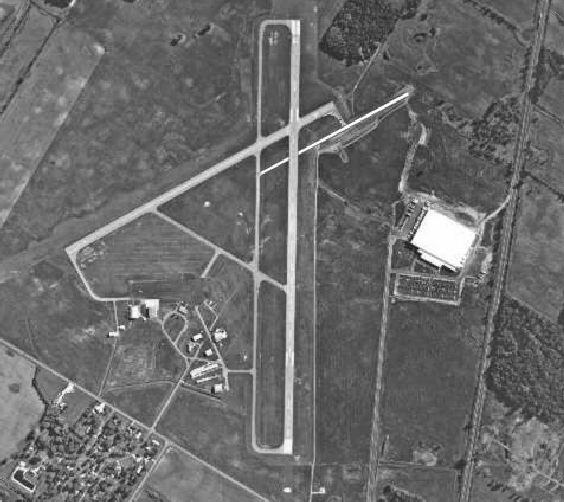
#> input picture week7/airport.tif, 564 x 502 px, found by its file name
$ jupyter execute hw07.ipynb
#> lines starting #> are read from the running program, lines starting #| are printed output that depends on the picture; after the words box and inside, x2 and y2 are one past the last pixel; in counts of white or black regions, pixels touching at a corner belong together
[cell 1]
import imageio
import numpy as np
from skimage.feature import canny
import matplotlib.pyplot as plt
plt.rcParams['figure.figsize'] = (10.0, 10.0)

[cell 2]
airport = imageio.imread("week7/airport.tif")
#> airport is the input picture: shape (502, 564); min 19, max 255, mean 106.4

[cell 3]
cannied = canny(airport, sigma=2, low_threshold=1, high_threshold=200)
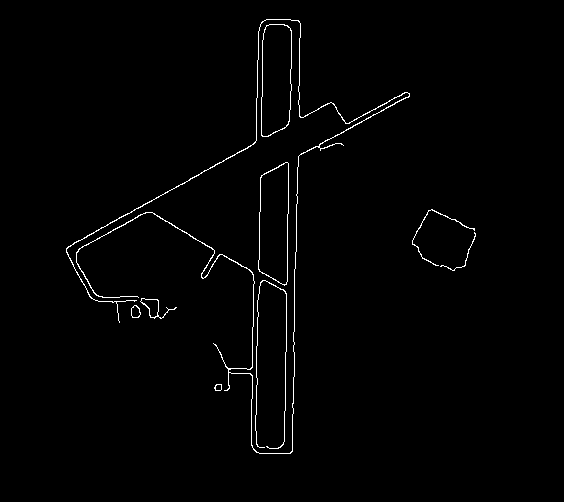
#> cannied: shape (502, 564) bool; 1.2% white in thin lines or dots, all inside (x1, y1, x2, y2) = (66, 19, 476, 454)

[cell 4]
plt.imshow(cannied, cmap="gray")

[cell 5]
from skimage.transform import hough_line, hough_line_peaks

[cell 6]
lines, angles, d = hough_line(cannied)
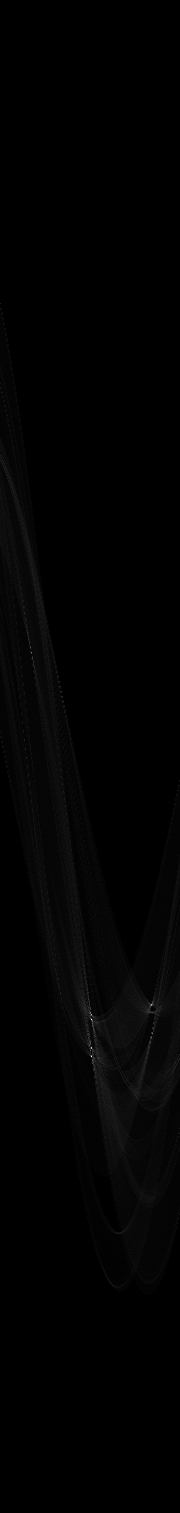
#> lines: shape (1513, 180) uint64; min 0, max 249, mean 2.2
#> angles = 180 values from -1.57 to 1.55; d = 1513 values from -756 to 756

[cell 7]
lines[1].shape
#> Out = (180,)

[cell 8]
plt.figure(figsize=(10, 10))
plt.imshow(np.log(lines), cmap="gray")
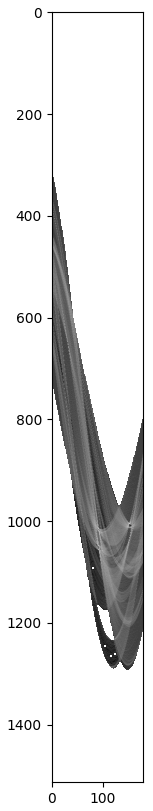
#> figure drawn by matplotlib, 1 panel

[cell 9]
peaks = hough_line_peaks(lines, angles, d, num_peaks=3)
#> peaks = ([249, 247, 177], [0.0175, 0.0175, 1.06], [300, 263, 248])

[cell 10]
peaks
#> Out has the same summary as peaks

[cell 11]
origin = np.array((0, airport.shape[1]))
#> origin = [0, 564]
for _, angle, dist in zip(*hough_line_peaks(lines, angles, d, num_peaks=3)):
    y0, y1 = (dist - origin * np.cos(angle)) / np.sin(angle)
    plt.plot(origin, (y0, y1), '-r')
    plt.imshow(airport, cmap="gray")
    plt.xlim(origin)
    plt.ylim((airport.shape[0], 0))
    #plt.set_axis_off()
    plt.title('Detected lines')
#> this loop made 3 passes
#> (angle, dist, y0, y1) on passes 1 to 3: (0.0175, 300, 17189.6, -15121.9), (0.0175, 263, 15069.6, -17242), (1.06, 248, 283.6, -29.08)
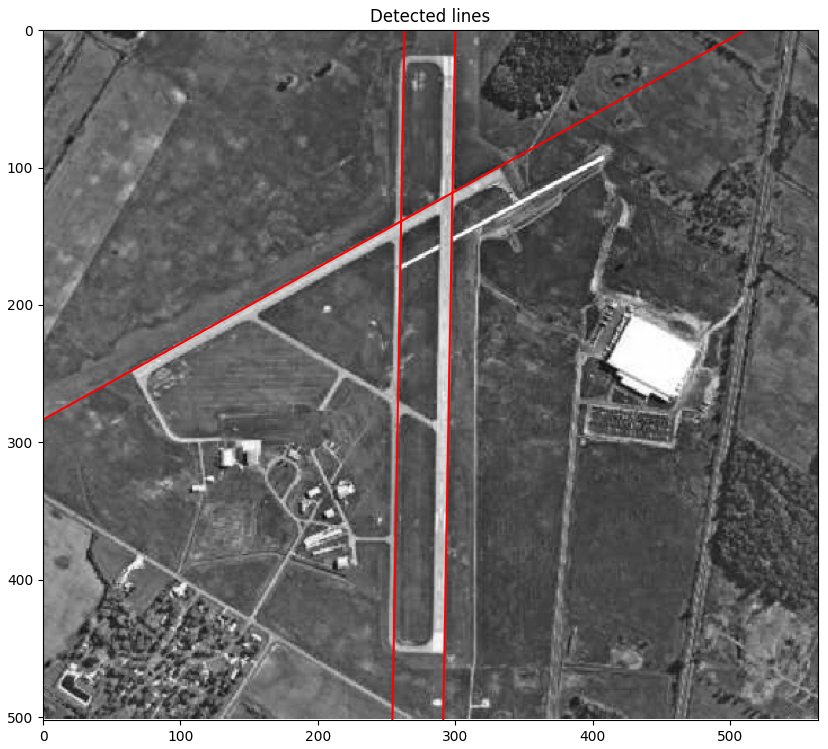
#> figure drawn by matplotlib, 1 panel

[cell 12]
from skimage.util import random_noise
noised = random_noise(airport, var=0.01) * 255
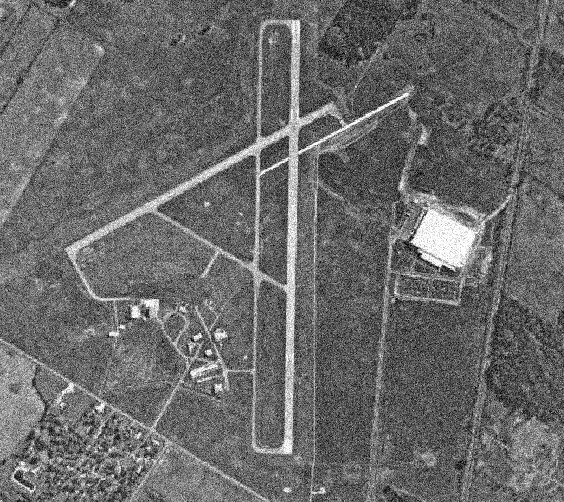
#> noised: shape (502, 564) float64; min 0, max 255, mean 106.4
cannied_noised = canny(noised, sigma=2, low_threshold=1, high_threshold=200)
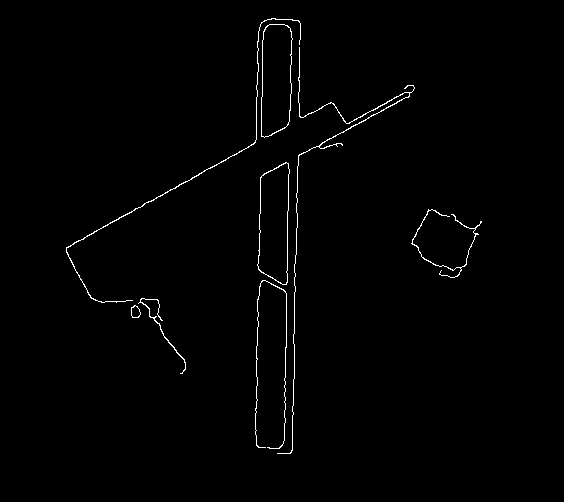
#> cannied_noised: shape (502, 564) bool; 0.97% white in thin lines or dots, all inside (x1, y1, x2, y2) = (66, 18, 482, 454)
lines, angles, d = hough_line(cannied_noised)
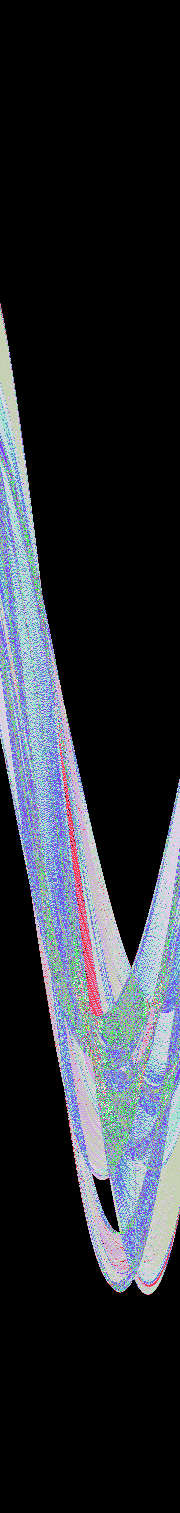
#> lines: shape (1513, 180) uint64; 86 distinct labels, from 0 to 242; one colour per label, 0 black
origin = np.array((0, airport.shape[1]))
for _, angle, dist in zip(*hough_line_peaks(lines, angles, d, num_peaks=3)):
    y0, y1 = (dist - origin * np.cos(angle)) / np.sin(angle)
    plt.plot(origin, (y0, y1), '-r')
    plt.imshow(noised, cmap="gray")
    plt.xlim(origin)
    plt.ylim((noised.shape[0], 0))
    #plt.set_axis_off()
    plt.title('Detected lines')
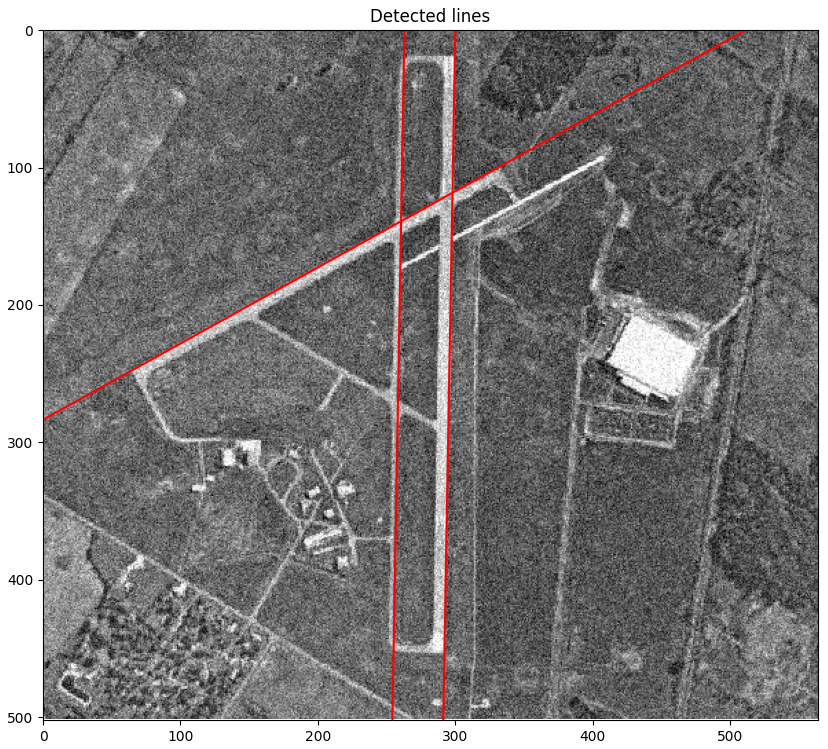
#> figure drawn by matplotlib, 1 panel
